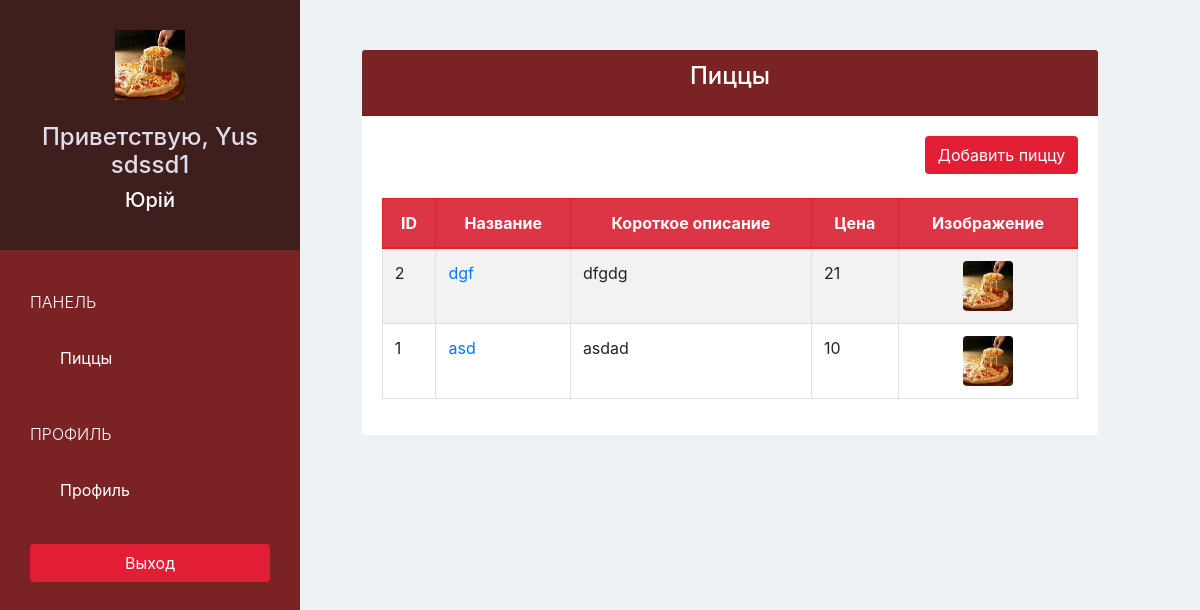
The app's page /pizzashop/pizza/ (signed in) with its own data.
### pizzashopapp/models.py (models this page shows, shortened)
class PizzaShop(models.Model):
    owner = models.OneToOneField(User, on_delete=models.CASCADE, related_name='pizzashop')
    name = models.CharField(max_length=100)
    phone = models.CharField(max_length=100)
    address = models.CharField(max_length=100)
    logo = models.ImageField(upload_to='pizzashop_logo/', blank=False)

class Pizza(models.Model):
    pizzashop = models.ForeignKey(PizzaShop, on_delete=models.CASCADE)
    name = models.CharField(max_length=30)
    short_description = models.CharField(max_length=100)
    image = models.ImageField(upload_to='pizza_images/', blank=False)
    price = models.IntegerField(default=0)

### pizzashopapp/views.py (the view)
# urls.py: path('pizzashop/pizza/', views.pizzashop_pizza, name='pizzashop-pizza'),
@login_required(login_url='/pizzashop/sign-in')
def pizzashop_pizza(request):
    pizzas = Pizza.objects.filter(pizzashop=request.user.pizzashop).order_by('-id')
    return render(request, 'pizzashop/pizza.html', {
        'pizzas': pizzas
    })

### templates/pizzashop/pizza.html
{% extends 'pizzashop/base.html' %}
{% block page %}
<div class="offset-lg-4 col-lg-10">
  <div class="card">
    <div class="card-header bg-ruby">
      <h4 class="card-title text-center text-white">
        Пиццы
      </h4>
    </div>
    <div class="card-body">
      <div class="text-right">
        <a href="{% url 'pizzashop-add-pizza' %}" class="btn btn-red">Добавить пиццу</a>
        <br>
        <br>
      </div>
      <table class="table table-bordered table-hover table-striped">
        <thead>
          <tr class="bg-danger text-white text-center">
            <th>ID</th>
            <th>Название</th>
            <th>Короткое описание</th>
            <th>Цена</th>
            <th>Изображение</th>
          </tr>
        </thead>
        <tbody>
          {% for pizza in pizzas %}
            <tr>
              <td scope="row">{{ pizza.id }}</td>
              <td><a href="{% url 'pizzashop-edit-pizza' %}">{{ pizza.name }}</a></td>
              <td>{{ pizza.short_description }}</td>
              <td>{{ pizza.price }}</td>
              <td class="text-center"><img class="rounded"
                src="{{ MEDIA_URL }}{{ pizza.image }}" width="50" height="50"></td>
            </tr>
          {% endfor %}
        </tbody>
      </table>
    </div>
  </div>
</div>
{% endblock %}

### templates/pizzashop/base.html (shortened to what this page needs)
{% extends 'base.html' %}
{% block sidebar %}
  <div class="text-center">
    <img class="image-circle" src="{{ MEDIA_URL }}{{ request.user.pizzashop.logo }}" width="70" height="70">
    <br>
    <br>
    <h4>Приветствую, {{ request.user.get_full_name }}</h4>
    <h5>{{ request.user.pizzashop.name }}</h5>
  </div>
<div class="list-group">
    <span class="text-uppercase">Панель</span>
    <a href="{% url 'pizzashop-pizza' %}" class="list-group-item">Пиццы</a>
    <span class="text-uppercase">Профиль</span>
    <a href="{% url 'pizzashop-account' %}" class="list-group-item">Профиль</a>
  </div>
  <div class="text-center">
    <a href="{% url 'pizzashop-sign-out' %}?next={{ request.path }}" class="btn btn-red">Выход</a>
  </div>
{% endblock %}

### templates/base.html (shortened to what this page needs)
{% load static %}
<!DOCTYPE html>
<html lang="en">
<head>
  <link rel="stylesheet" href="{% static 'css/bootstrap.min.css' %}">
  <link rel="stylesheet" href="{% static 'css/style.css' %}">
</head>
<body>
  <div class="container-fluid">
    <div class="row">
      <div class="col-lg-3 col-md-3 col-sm-3 sidebar">{% block sidebar %}{% endblock %}</div>
    </div>
    <div class="row">
      <div class="col-lg-10 col-md-10 col-sm-10 content">{% block page %}{% endblock %}</div>
    </div>
  </div>
</body>
</html>

### static/pizzashop/css/style.css (style rules this page uses)
body { padding-top: 50px; background-color: #EDF2F5; overflow: auto; }
.bg-ruby { background-color: #7B2324; }
.text-white { color: white; }
.btn-red { color: white; background-color: #E21E35; }
.sidebar { height: 100vh; position: fixed; top: 0; left: 0; padding: 0; background-color: #7B2324; overflow: auto; }
.sidebar > div:first-child { padding: 30px 10px; font-weight: bold; font-size: 15px; background-color: #3F1E1E; }
.sidebar > div:first-child > h4 { color: #E0DEEB; }
.sidebar > div:first-child > h5 { color: #FFFFFF; }
.sidebar .list-group { padding: 0; background-color: #7B2324; }
.sidebar .list-group > span { color: white; display: block; margin-top: 20px; padding: 20px 30px; font-size: 16px; font-weight: 300; }
.sidebar .list-group .list-group-item, .sidebar .list-group .list-group-item:focus { background-color: #7B2324; color: white; border: 0; padding-left: 60px; padding-right: 30px; }
.sidebar > div:last-child { padding: 30px; }
.sidebar > div:last-child .btn { width: 100%; }
.content { padding: 0 40px; }
.content .card { border: none; }
.table > thead > tr > th, .table > thead > tr > td { vertical-align: middle; }
.table, .table > thead > tr > th { border-color: #E31E25; }

### records on screen
Pizza: id "2", name "dgf", short_description "dfgdg", price "21", image (picture)
Pizza: id "1", name "asd", short_description "asdad", price "10", image (picture)

### other values on screen
{{ request.user.get_full_name }} "Yus sdssd1"
{{ request.user.pizzashop.name }} "Юрій"
